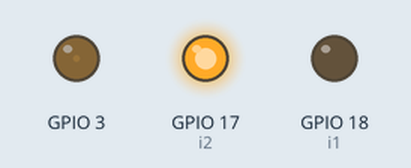
Simulated run of this program. Board: Raspberry Pi (BCM pin numbers), started with the arguments 3 3. Shown: output pins drawn as LEDs (lit = HIGH). At 0.3 s the program stops and its outputs stay as they are.

Above: at 0.15 s.
Timing chart, 0 to 1.8 s (numbered marks = the images above):
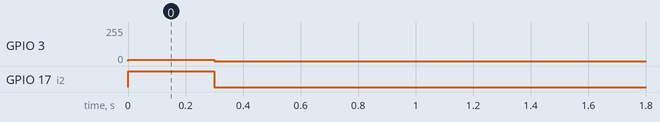

The program:

anglecontrol.py
```python
from time import sleep
import RPi.GPIO as GPIO
GPIO.setmode(GPIO.BCM)
GPIO.setwarnings(False)

i1= 18
i2= 17


def setServoAngle(servo, angle):
    pwm = GPIO.PWM(servo, 30)
    pwm.start(8)

    GPIO.output(i1,0)
    GPIO.output(i2,1)
    dutyCycle = angle / 18. + 3.
    pwm.ChangeDutyCycle(dutyCycle)
    sleep(0.3)
    pwm.stop()

if __name__ == '__main__':
    import sys
    servo = int(sys.argv[1])
    GPIO.setup(servo, GPIO.OUT)
    GPIO.setup(i1,GPIO.OUT)
    GPIO.setup(i2,GPIO.OUT)
    setServoAngle(servo, int(sys.argv[2]))
    GPIO.cleanup()
```

Measured:
- by itself, GPIO 3: 0/255 → 8/255 at 0.00 s, → 0/255 0.30 s later
- by itself, GPIO 17 (i2): LOW → HIGH at 0.00 s, → LOW 0.30 s later
